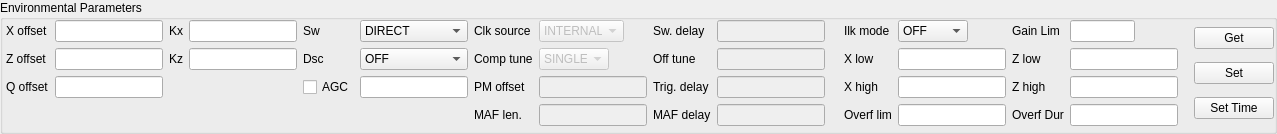
     <widget class="QGroupBox" name="groupBox" >
      <property name="minimumSize" >
       <size>
        <width>0</width>
        <height>110</height>
       </size>
      </property>
      <property name="maximumSize" >
       <size>
        <width>16777215</width>
        <height>160</height>
       </size>
      </property>
      <property name="font" >
       <font>
        <pointsize>9</pointsize>
       </font>
      </property>
      <property name="toolTip" >
       <string/>
      </property>
      <property name="title" >
       <string>Environmental Parameters</string>
      </property>
      <layout class="QGridLayout" >
       <property name="leftMargin" >
        <number>0</number>
       </property>
       <property name="topMargin" >
        <number>0</number>
       </property>
       <property name="rightMargin" >
        <number>0</number>
       </property>
       <property name="bottomMargin" >
        <number>5</number>
       </property>
       <item row="0" column="0" >
        <layout class="QGridLayout" >
         <property name="leftMargin" >
          <number>3</number>
         </property>
         <item row="0" column="0" >
          <widget class="QLabel" name="EPxoffsetLabel" >
           <property name="text" >
            <string>X offset</string>
           </property>
          </widget>
         </item>
         <item row="0" column="1" >
          <widget class="QLineEdit" name="EPxoffset" />
         </item>
         <item row="0" column="2" >
          <widget class="QLabel" name="EPkxLabel" >
           <property name="sizePolicy" >
            <sizepolicy vsizetype="Preferred" hsizetype="Minimum" >
             <horstretch>0</horstretch>
             <verstretch>0</verstretch>
            </sizepolicy>
           </property>
           <property name="text" >
            <string>Kx</string>
           </property>
          </widget>
         </item>
         <item row="0" column="3" >
          <widget class="QLineEdit" name="EPkx" />
         </item>
         <item row="1" column="0" >
          <widget class="QLabel" name="EPzoffsetLabel" >
           <property name="text" >
            <string>Z offset</string>
           </property>
          </widget>
         </item>
         <item row="1" column="1" >
          <widget class="QLineEdit" name="EPzoffset" />
         </item>
         <item row="1" column="2" >
          <widget class="QLabel" name="EPkzLabel" >
           <property name="sizePolicy" >
            <sizepolicy vsizetype="Preferred" hsizetype="Minimum" >
             <horstretch>0</horstretch>
             <verstretch>0</verstretch>
            </sizepolicy>
           </property>
           <property name="text" >
            <string>Kz</string>
           </property>
          </widget>
         </item>
         <item row="1" column="3" >
          <widget class="QLineEdit" name="EPkz" />
         </item>
         <item row="2" column="0" >
          <widget class="QLabel" name="EPqoffsetLabel" >
           <property name="text" >
            <string>Q offset</string>
           </property>
          </widget>
         </item>
         <item row="2" column="1" >
          <widget class="QLineEdit" name="EPqoffset" />
         </item>
         <item row="3" column="0" >
          <widget class="QLabel" name="dummyLabel" >
           <property name="text" >
            <string/>
           </property>
          </widget>
         </item>
        </layout>
       </item>
       <item row="0" column="1" >
        <layout class="QGridLayout" >
         <item row="0" column="0" >
          <widget class="QLabel" name="EPswitchesLabel" >
           <property name="text" >
            <string>Sw</string>
           </property>
          </widget>
         </item>
         <item row="0" column="1" >
          <widget class="QComboBox" name="EPswitches" >
           <property name="toolTip" >
            <string>Switches control</string>
           </property>
           <item>
            <property name="text" >
             <string>DIRECT</string>
            </property>
           </item>
           <item>
            <property name="text" >
             <string>AUTO</string>
            </property>
           </item>
          </widget>
         </item>
         <item row="0" column="2" >
          <widget class="QLabel" name="EPclocksourceLabel" >
           <property name="enabled" >
            <bool>true</bool>
           </property>
           <property name="text" >
            <string>Clk source</string>
           </property>
          </widget>
         </item>
         <item row="0" column="3" >
          <widget class="QComboBox" name="EPclocksource" >
           <property name="enabled" >
            <bool>false</bool>
           </property>
           <property name="sizePolicy" >
            <sizepolicy vsizetype="Fixed" hsizetype="Expanding" >
             <horstretch>0</horstretch>
             <verstretch>0</verstretch>
            </sizepolicy>
           </property>
           <property name="minimumSize" >
            <size>
             <width>85</width>
             <height>0</height>
            </size>
           </property>
           <property name="maximumSize" >
            <size>
             <width>70</width>
             <height>16777215</height>
            </size>
           </property>
           <property name="toolTip" >
            <string>Clock source</string>
           </property>
           <item>
            <property name="text" >
             <string>INTERNAL</string>
            </property>
           </item>
           <item>
            <property name="text" >
             <string>EXTERNAL</string>
            </property>
           </item>
          </widget>
         </item>
         <item row="0" column="4" >
          <widget class="QLabel" name="EPswitchdelayLabel" >
           <property name="enabled" >
            <bool>true</bool>
           </property>
           <property name="toolTip" >
            <string>OffsetTune Units</string>
           </property>
           <property name="text" >
            <string>Sw. delay</string>
           </property>
          </widget>
         </item>
         <item row="0" column="5" >
          <widget class="QLineEdit" name="EPswitchdelay" >
           <property name="enabled" >
            <bool>false</bool>
           </property>
          </widget>
         </item>
         <item row="1" column="0" >
          <widget class="QLabel" name="EPdscLabel" >
           <property name="text" >
            <string>Dsc</string>
           </property>
          </widget>
         </item>
         <item row="1" column="1" >
          <widget class="QComboBox" name="EPdsc" >
           <property name="toolTip" >
            <string>Digital signal conditioning</string>
           </property>
           <item>
            <property name="text" >
             <string>OFF</string>
            </property>
           </item>
           <item>
            <property name="text" >
             <string>UNITY</string>
            </property>
           </item>
           <item>
            <property name="text" >
             <string>AUTO</string>
            </property>
           </item>
           <item>
            <property name="text" >
             <string>SAVE</string>
            </property>
           </item>
          </widget>
         </item>
         <item row="1" column="2" >
          <widget class="QLabel" name="EPofftunemodeLabel" >
           <property name="enabled" >
            <bool>true</bool>
           </property>
           <property name="toolTip" >
            <string>OffsetTune Mode</string>
           </property>
           <property name="text" >
            <string>Comp tune</string>
           </property>
          </widget>
         </item>
         <item row="1" column="3" >
          <widget class="QComboBox" name="EPofftunemode" >
           <property name="enabled" >
            <bool>false</bool>
           </property>
           <property name="maximumSize" >
            <size>
             <width>70</width>
             <height>16777215</height>
            </size>
           </property>
           <property name="toolTip" >
            <string>Tune mode</string>
           </property>
           <property name="statusTip" >
            <string>OffsetTune Mode</string>
           </property>
           <item>
            <property name="text" >
             <string>SINGLE</string>
            </property>
           </item>
           <item>
            <property name="text" >
             <string>DOUBLE</string>
            </property>
           </item>
          </widget>
         </item>
         <item row="1" column="4" >
          <widget class="QLabel" name="EPofftuneunitsLabel" >
           <property name="enabled" >
            <bool>true</bool>
           </property>
           <property name="toolTip" >
            <string>OffsetTune Units</string>
           </property>
           <property name="text" >
            <string>Off tune</string>
           </property>
          </widget>
         </item>
         <item row="1" column="5" >
          <widget class="QLineEdit" name="EPofftuneunits" >
           <property name="enabled" >
            <bool>false</bool>
           </property>
          </widget>
         </item>
         <item row="2" column="0" >
          <widget class="QCheckBox" name="EPagc" >
           <property name="contextMenuPolicy" >
            <enum>Qt::CustomContextMenu</enum>
           </property>
           <property name="toolTip" >
            <string>Automatic Gain Control</string>
           </property>
           <property name="text" >
            <string>AGC</string>
           </property>
           <property name="tristate" >
            <bool>false</bool>
           </property>
          </widget>
         </item>
         <item row="2" column="1" >
          <widget class="QLineEdit" name="EPgain" />
         </item>
         <item row="2" column="2" >
          <widget class="QLabel" name="EPpmoffsetLabel" >
           <property name="enabled" >
            <bool>true</bool>
           </property>
           <property name="toolTip" >
            <string>OffsetTune Mode</string>
           </property>
           <property name="text" >
            <string>PM offset</string>
           </property>
          </widget>
         </item>
         <item row="2" column="3" >
          <widget class="QLineEdit" name="EPpmoffset" >
           <property name="enabled" >
            <bool>false</bool>
           </property>
          </widget>
         </item>
         <item row="2" column="4" >
          <widget class="QLabel" name="EPtrigdelayLabel" >
           <property name="enabled" >
            <bool>true</bool>
           </property>
           <property name="toolTip" >
            <string>OffsetTune Mode</string>
           </property>
           <property name="text" >
            <string>Trig. delay</string>
           </property>
          </widget>
         </item>
         <item row="2" column="5" >
          <widget class="QLineEdit" name="EPtrigdelay" >
           <property name="enabled" >
            <bool>false</bool>
           </property>
          </widget>
         </item>
         <item row="3" column="0" >
          <widget class="QLabel" name="dummyLabel_2" >
           <property name="text" >
            <string/>
           </property>
          </widget>
         </item>
         <item row="3" column="2" >
          <widget class="QLabel" name="EPmaflengthLabel" >
           <property name="enabled" >
            <bool>true</bool>
           </property>
           <property name="text" >
            <string>MAF len.</string>
           </property>
          </widget>
         </item>
         <item row="3" column="3" >
          <widget class="QLineEdit" name="EPmaflength" >
           <property name="enabled" >
            <bool>false</bool>
           </property>
          </widget>
         </item>
         <item row="3" column="4" >
          <widget class="QLabel" name="EPmafdelayLabel" >
           <property name="enabled" >
            <bool>true</bool>
           </property>
           <property name="text" >
            <string>MAF delay</string>
           </property>
          </widget>
         </item>
         <item row="3" column="5" >
          <widget class="QLineEdit" name="EPmafdelay" >
           <property name="enabled" >
            <bool>false</bool>
           </property>
          </widget>
         </item>
        </layout>
       </item>
       <item row="0" column="2" >
        <widget class="QLabel" name="label_17" >
         <property name="text" >
          <string/>
         </property>
        </widget>
       </item>
       <item row="0" column="3" >
        <layout class="QGridLayout" >
         <property name="rightMargin" >
          <number>0</number>
         </property>
         <item row="0" column="0" >
          <widget class="QLabel" name="EPmodeLabel" >
           <property name="toolTip" >
            <string>Interlock mode</string>
           </property>
           <property name="text" >
            <string>Ilk mode</string>
           </property>
          </widget>
         </item>
         <item row="0" column="1" >
          <widget class="QComboBox" name="EPmode" >
           <property name="sizePolicy" >
            <sizepolicy vsizetype="Fixed" hsizetype="Preferred" >
             <horstretch>0</horstretch>
             <verstretch>0</verstretch>
            </sizepolicy>
           </property>
           <property name="minimumSize" >
            <size>
             <width>70</width>
             <height>0</height>
            </size>
           </property>
           <property name="maximumSize" >
            <size>
             <width>55</width>
             <height>16777215</height>
            </size>
           </property>
           <property name="toolTip" >
            <string>Interlock mode</string>
           </property>
           <property name="sizeAdjustPolicy" >
            <enum>QComboBox::AdjustToContents</enum>
           </property>
           <property name="frame" >
            <bool>true</bool>
           </property>
           <item>
            <property name="text" >
             <string>OFF</string>
            </property>
           </item>
           <item>
            <property name="text" >
             <string>ON</string>
            </property>
           </item>
           <item>
            <property name="text" >
             <string>ON+GAIN</string>
            </property>
           </item>
          </widget>
         </item>
         <item row="0" column="2" >
          <widget class="QLabel" name="label_10" >
           <property name="toolTip" >
            <string>Interlock gain limit</string>
           </property>
           <property name="text" >
            <string>Gain Lim</string>
           </property>
          </widget>
         </item>
         <item row="0" column="3" >
          <widget class="QLineEdit" name="EPgainlimit" >
           <property name="maximumSize" >
            <size>
             <width>65</width>
             <height>16777215</height>
            </size>
           </property>
          </widget>
         </item>
         <item row="1" column="0" >
          <widget class="QLabel" name="label_14" >
           <property name="toolTip" >
            <string>Interlock X Low</string>
           </property>
           <property name="text" >
            <string>X low</string>
           </property>
          </widget>
         </item>
         <item row="1" column="1" >
          <widget class="QLineEdit" name="EPxlow" />
         </item>
         <item row="1" column="2" >
          <widget class="QLabel" name="label_15" >
           <property name="toolTip" >
            <string>Interlock Z Low</string>
           </property>
           <property name="text" >
            <string>Z low</string>
           </property>
          </widget>
         </item>
         <item row="1" column="3" >
          <widget class="QLineEdit" name="EPzlow" />
         </item>
         <item row="2" column="0" >
          <widget class="QLabel" name="label_12" >
           <property name="toolTip" >
            <string>Interlock X High</string>
           </property>
           <property name="text" >
            <string>X high</string>
           </property>
          </widget>
         </item>
         <item row="2" column="1" >
          <widget class="QLineEdit" name="EPxhigh" />
         </item>
         <item row="2" column="2" >
          <widget class="QLabel" name="label_13" >
           <property name="toolTip" >
            <string>Interlock Z High</string>
           </property>
           <property name="layoutDirection" >
            <enum>Qt::LeftToRight</enum>
           </property>
           <property name="text" >
            <string>Z high</string>
           </property>
          </widget>
         </item>
         <item row="2" column="3" >
          <widget class="QLineEdit" name="EPzhigh" />
         </item>
         <item row="3" column="0" >
          <widget class="QLabel" name="label_16" >
           <property name="toolTip" >
            <string>Interlock overflow limit</string>
           </property>
           <property name="text" >
            <string>Overf lim</string>
           </property>
          </widget>
         </item>
         <item row="3" column="1" >
          <widget class="QLineEdit" name="EPoverflim" />
         </item>
         <item row="3" column="2" >
          <widget class="QLabel" name="label_18" >
           <property name="text" >
            <string>Overf Dur</string>
           </property>
          </widget>
         </item>
         <item row="3" column="3" >
          <widget class="QLineEdit" name="EPoverfdur" />
         </item>
        </layout>
       </item>
       <item row="0" column="4" >
        <layout class="QVBoxLayout" >
         <property name="spacing" >
          <number>6</number>
         </property>
         <property name="leftMargin" >
          <number>10</number>
         </property>
         <property name="topMargin" >
          <number>0</number>
         </property>
         <property name="rightMargin" >
          <number>0</number>
         </property>
         <property name="bottomMargin" >
          <number>0</number>
         </property>
         <item>
          <widget class="QPushButton" name="EPget" >
           <property name="toolTip" >
            <string>Get Parameters from the libera machine</string>
           </property>
           <property name="text" >
            <string>Get</string>
           </property>
          </widget>
         </item>
         <item>
          <widget class="QPushButton" name="EPset" >
           <property name="toolTip" >
            <string>Set parameters to the libera machine</string>
           </property>
           <property name="text" >
            <string>Set</string>
           </property>
          </widget>
         </item>
         <item>
          <widget class="QPushButton" name="EPsettime" >
           <property name="toolTip" >
            <string>Set Time</string>
           </property>
           <property name="text" >
            <string>Set Time</string>
           </property>
          </widget>
         </item>
        </layout>
       </item>
      </layout>
      <widget class="QLabel" name="label_24" >
       <property name="geometry" >
        <rect>
         <x>1174</x>
         <y>18</y>
         <width>16</width>
         <height>85</height>
        </rect>
       </property>
       <property name="text" >
        <string/>
       </property>
       <property name="pixmap" >
        <pixmap/>
       </property>
      </widget>
     </widget>
